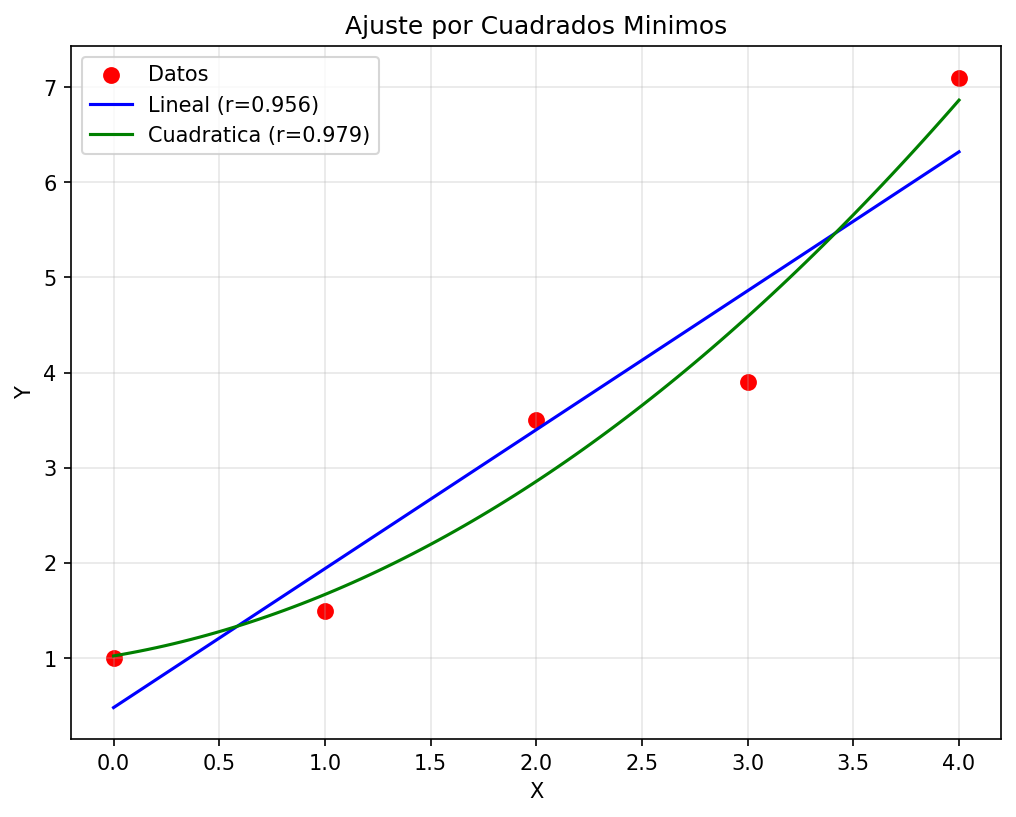

This chart was generated by the following Python code:
import numpy as np
import matplotlib.pyplot as plt

def regresion_cuadrados_minimos(x_datos, y_datos, grado=1):
    """
    Regresion por cuadrados minimos para cualquier grado polinomial
    """
    n = len(x_datos)
    p = grado
    
    # Construir matriz A y vector b
    A = np.zeros((p + 1, p + 1))
    b = np.zeros(p + 1)
    
    for l in range(p + 1):
        # Vector b
        suma = 0
        for i in range(n):
            suma += y_datos[i] * (x_datos[i] ** l)
        b[l] = suma
        
        # Matriz A
        for m in range(p + 1):
            suma = 0
            for i in range(n):
                suma += x_datos[i] ** (l + m)
            A[l, m] = suma
    
    # Resolver sistema con eliminacion gaussiana
    Ab = np.column_stack([A, b])  # Matriz aumentada
    
    # Eliminacion hacia adelante
    for i in range(p + 1):
        # Pivoteo
        max_row = i
        for k in range(i + 1, p + 1):
            if abs(Ab[k, i]) > abs(Ab[max_row, i]):
                max_row = k
        Ab[[i, max_row]] = Ab[[max_row, i]]
        
        # Eliminar
        for j in range(i + 1, p + 1):
            factor = Ab[j, i] / Ab[i, i]
            Ab[j, i:] -= factor * Ab[i, i:]
    
    # Sustitucion hacia atras
    coef = np.zeros(p + 1)
    for i in range(p, -1, -1):
        suma = Ab[i, -1]
        for j in range(i + 1, p + 1):
            suma -= Ab[i, j] * coef[j]
        coef[i] = suma / Ab[i, i]
    
    # Calcular coeficiente de correlacion
    y_promedio = sum(y_datos) / n
    Sr = 0  # Error de regresion
    St = 0  # Error total
    
    for i in range(n):
        y_ajustado = sum(coef[j] * (x_datos[i] ** j) for j in range(p + 1))
        Sr += (y_ajustado - y_datos[i]) ** 2
        St += (y_datos[i] - y_promedio) ** 2
    
    r = np.sqrt((St - Sr) / St) if St > 0 else 0
    
    return coef, r

def main():
    # DATOS MODIFICABLES
    x = [0, 1, 2, 3, 4]
    y = [1, 1.5, 3.5, 3.9, 7.1]
    
    print("REGRESION POR CUADRADOS MINIMOS")
    print(f"Datos X: {x}")
    print(f"Datos Y: {y}")
    
    # Regresion lineal (grado 1)
    coef1, r1 = regresion_cuadrados_minimos(x, y, grado=1)
    print(f"\nLineal: y = {coef1[1]:.3f}x + {coef1[0]:.3f}")
    print(f"r = {r1:.4f}")
    
    # Regresion cuadratica (grado 2)
    coef2, r2 = regresion_cuadrados_minimos(x, y, grado=2)
    print(f"\nCuadratica: y = {coef2[2]:.3f}x^2 + {coef2[1]:.3f}x + {coef2[0]:.3f}")
    print(f"r = {r2:.4f}")
    
    # Graficar
    plt.figure(figsize=(8, 6))
    plt.scatter(x, y, color='red', s=50, label='Datos')
    
    x_plot = np.linspace(min(x), max(x), 100)
    
    # Curva lineal
    y_lin = coef1[0] + coef1[1] * x_plot
    plt.plot(x_plot, y_lin, 'b-', label=f'Lineal (r={r1:.3f})')
    
    # Curva cuadratica
    y_quad = coef2[0] + coef2[1] * x_plot + coef2[2] * x_plot**2
    plt.plot(x_plot, y_quad, 'g-', label=f'Cuadratica (r={r2:.3f})')
    
    plt.xlabel('X')
    plt.ylabel('Y')
    plt.legend()
    plt.grid(True, alpha=0.3)
    plt.title('Ajuste por Cuadrados Minimos')
    
    # Guardar grafico como PNG
    plt.savefig('regresion_cuadrados_minimos.png', dpi=150, bbox_inches='tight')
    print("\nGrafico guardado como 'regresion_cuadrados_minimos.png'")
    
    plt.show()

if __name__ == "__main__":
    main()